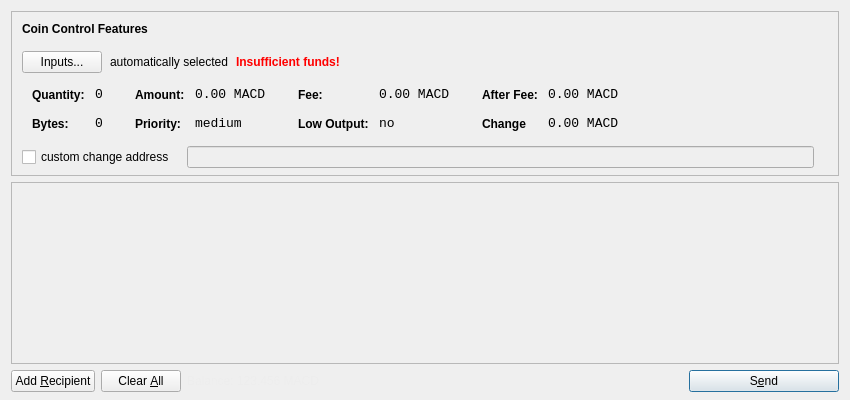
<?xml version="1.0" encoding="UTF-8"?>
<ui version="4.0">
 <class>SendCoinsDialog</class>
 <widget class="QDialog" name="SendCoinsDialog">
  <property name="geometry">
   <rect>
    <x>0</x>
    <y>0</y>
    <width>850</width>
    <height>400</height>
   </rect>
  </property>
  <property name="windowTitle">
   <string>Send Coins</string>
  </property>
  <property name="autoFillBackground">
   <bool>true</bool>
  </property>
  <property name="locale">
   <locale language="English" country="UnitedStates"/>
  </property>
  <layout class="QVBoxLayout" name="verticalLayout" stretch="0,1,0">
   <property name="bottomMargin">
    <number>8</number>
   </property>
   <item>
    <widget class="QFrame" name="frameCoinControl">
     <property name="sizePolicy">
      <sizepolicy hsizetype="Expanding" vsizetype="Expanding">
       <horstretch>0</horstretch>
       <verstretch>0</verstretch>
      </sizepolicy>
     </property>
     <property name="maximumSize">
      <size>
       <width>16777215</width>
       <height>16777215</height>
      </size>
     </property>
     <property name="frameShape">
      <enum>QFrame::StyledPanel</enum>
     </property>
     <property name="frameShadow">
      <enum>QFrame::Sunken</enum>
     </property>
     <layout class="QVBoxLayout" name="verticalLayoutCoinControl2">
      <property name="spacing">
       <number>6</number>
      </property>
      <property name="leftMargin">
       <number>0</number>
      </property>
      <property name="topMargin">
       <number>0</number>
      </property>
      <property name="rightMargin">
       <number>0</number>
      </property>
      <property name="bottomMargin">
       <number>6</number>
      </property>
      <item>
       <layout class="QVBoxLayout" name="verticalLayoutCoinControl" stretch="0,0,0,0,1">
        <property name="spacing">
         <number>0</number>
        </property>
        <property name="leftMargin">
         <number>10</number>
        </property>
        <property name="topMargin">
         <number>10</number>
        </property>
        <item>
         <layout class="QHBoxLayout" name="horizontalLayoutCoinControl1">
          <property name="bottomMargin">
           <number>15</number>
          </property>
          <item>
           <widget class="QLabel" name="labelCoinControlFeatures">
            <property name="sizePolicy">
             <sizepolicy hsizetype="Preferred" vsizetype="Maximum">
              <horstretch>0</horstretch>
              <verstretch>0</verstretch>
             </sizepolicy>
            </property>
            <property name="font">
             <font>
              <weight>75</weight>
              <bold>true</bold>
             </font>
            </property>
            <property name="styleSheet">
             <string notr="true">font-weight:bold;</string>
            </property>
            <property name="text">
             <string>Coin Control Features</string>
            </property>
           </widget>
          </item>
         </layout>
        </item>
        <item>
         <layout class="QHBoxLayout" name="horizontalLayoutCoinControl2" stretch="0,0,0,0">
          <property name="spacing">
           <number>8</number>
          </property>
          <property name="bottomMargin">
           <number>10</number>
          </property>
          <item>
           <widget class="QPushButton" name="pushButtonCoinControl">
            <property name="styleSheet">
             <string notr="true"/>
            </property>
            <property name="text">
             <string>Inputs...</string>
            </property>
           </widget>
          </item>
          <item>
           <widget class="QLabel" name="labelCoinControlAutomaticallySelected">
            <property name="text">
             <string>automatically selected</string>
            </property>
            <property name="margin">
             <number>5</number>
            </property>
           </widget>
          </item>
          <item>
           <widget class="QLabel" name="labelCoinControlInsuffFunds">
            <property name="font">
             <font>
              <weight>75</weight>
              <bold>true</bold>
             </font>
            </property>
            <property name="styleSheet">
             <string notr="true">color:red;font-weight:bold;</string>
            </property>
            <property name="text">
             <string>Insufficient funds!</string>
            </property>
            <property name="margin">
             <number>5</number>
            </property>
           </widget>
          </item>
          <item>
           <spacer name="horizontalSpacerCoinControl">
            <property name="orientation">
             <enum>Qt::Horizontal</enum>
            </property>
            <property name="sizeHint" stdset="0">
             <size>
              <width>40</width>
              <height>1</height>
             </size>
            </property>
           </spacer>
          </item>
         </layout>
        </item>
        <item>
         <widget class="QWidget" name="widgetCoinControl" native="true">
          <property name="sizePolicy">
           <sizepolicy hsizetype="Preferred" vsizetype="Preferred">
            <horstretch>0</horstretch>
            <verstretch>0</verstretch>
           </sizepolicy>
          </property>
          <property name="minimumSize">
           <size>
            <width>0</width>
            <height>0</height>
           </size>
          </property>
          <property name="styleSheet">
           <string notr="true"/>
          </property>
          <layout class="QHBoxLayout" name="horizontalLayoutCoinControl5">
           <property name="leftMargin">
            <number>0</number>
           </property>
           <property name="topMargin">
            <number>0</number>
           </property>
           <property name="rightMargin">
            <number>0</number>
           </property>
           <property name="bottomMargin">
            <number>0</number>
           </property>
           <item>
            <layout class="QHBoxLayout" name="horizontalLayoutCoinControl3" stretch="0,0,0,1">
             <property name="spacing">
              <number>20</number>
             </property>
             <property name="topMargin">
              <number>0</number>
             </property>
             <property name="bottomMargin">
              <number>10</number>
             </property>
             <item>
              <layout class="QFormLayout" name="formLayoutCoinControl1">
               <property name="horizontalSpacing">
                <number>10</number>
               </property>
               <property name="verticalSpacing">
                <number>14</number>
               </property>
               <property name="leftMargin">
                <number>10</number>
               </property>
               <property name="topMargin">
                <number>4</number>
               </property>
               <property name="rightMargin">
                <number>6</number>
               </property>
               <item row="0" column="0">
                <widget class="QLabel" name="labelCoinControlQuantityText">
                 <property name="styleSheet">
                  <string notr="true">font-weight:bold;</string>
                 </property>
                 <property name="text">
                  <string>Quantity:</string>
                 </property>
                 <property name="margin">
                  <number>0</number>
                 </property>
                </widget>
               </item>
               <item row="0" column="1">
                <widget class="QLabel" name="labelCoinControlQuantity">
                 <property name="font">
                  <font>
                   <family>Monospace</family>
                   <pointsize>10</pointsize>
                  </font>
                 </property>
                 <property name="cursor">
                  <cursorShape>IBeamCursor</cursorShape>
                 </property>
                 <property name="contextMenuPolicy">
                  <enum>Qt::ActionsContextMenu</enum>
                 </property>
                 <property name="text">
                  <string>0</string>
                 </property>
                 <property name="margin">
                  <number>0</number>
                 </property>
                 <property name="textInteractionFlags">
                  <set>Qt::LinksAccessibleByMouse|Qt::TextSelectableByKeyboard|Qt::TextSelectableByMouse</set>
                 </property>
                </widget>
               </item>
               <item row="1" column="0">
                <widget class="QLabel" name="labelCoinControlBytesText">
                 <property name="styleSheet">
                  <string notr="true">font-weight:bold;</string>
                 </property>
                 <property name="text">
                  <string>Bytes:</string>
                 </property>
                </widget>
               </item>
               <item row="1" column="1">
                <widget class="QLabel" name="labelCoinControlBytes">
                 <property name="font">
                  <font>
                   <family>Monospace</family>
                   <pointsize>10</pointsize>
                  </font>
                 </property>
                 <property name="cursor">
                  <cursorShape>IBeamCursor</cursorShape>
                 </property>
                 <property name="contextMenuPolicy">
                  <enum>Qt::ActionsContextMenu</enum>
                 </property>
                 <property name="text">
                  <string>0</string>
                 </property>
                 <property name="textInteractionFlags">
                  <set>Qt::LinksAccessibleByMouse|Qt::TextSelectableByKeyboard|Qt::TextSelectableByMouse</set>
                 </property>
                </widget>
               </item>
              </layout>
             </item>
             <item>
              <layout class="QFormLayout" name="formLayoutCoinControl2">
               <property name="horizontalSpacing">
                <number>10</number>
               </property>
               <property name="verticalSpacing">
                <number>14</number>
               </property>
               <property name="leftMargin">
                <number>6</number>
               </property>
               <property name="topMargin">
                <number>4</number>
               </property>
               <property name="rightMargin">
                <number>6</number>
               </property>
               <item row="0" column="0">
                <widget class="QLabel" name="labelCoinControlAmountText">
                 <property name="styleSheet">
                  <string notr="true">font-weight:bold;</string>
                 </property>
                 <property name="text">
                  <string>Amount:</string>
                 </property>
                 <property name="margin">
                  <number>0</number>
                 </property>
                </widget>
               </item>
               <item row="0" column="1">
                <widget class="QLabel" name="labelCoinControlAmount">
                 <property name="font">
                  <font>
                   <family>Monospace</family>
                   <pointsize>10</pointsize>
                  </font>
                 </property>
                 <property name="cursor">
                  <cursorShape>IBeamCursor</cursorShape>
                 </property>
                 <property name="contextMenuPolicy">
                  <enum>Qt::ActionsContextMenu</enum>
                 </property>
                 <property name="text">
                  <string>0.00 MACD</string>
                 </property>
                 <property name="textInteractionFlags">
                  <set>Qt::LinksAccessibleByMouse|Qt::TextSelectableByKeyboard|Qt::TextSelectableByMouse</set>
                 </property>
                </widget>
               </item>
               <item row="1" column="0">
                <widget class="QLabel" name="labelCoinControlPriorityText">
                 <property name="styleSheet">
                  <string notr="true">font-weight:bold;</string>
                 </property>
                 <property name="text">
                  <string>Priority:</string>
                 </property>
                </widget>
               </item>
               <item row="1" column="1">
                <widget class="QLabel" name="labelCoinControlPriority">
                 <property name="font">
                  <font>
                   <family>Monospace</family>
                   <pointsize>10</pointsize>
                  </font>
                 </property>
                 <property name="cursor">
                  <cursorShape>IBeamCursor</cursorShape>
                 </property>
                 <property name="contextMenuPolicy">
                  <enum>Qt::ActionsContextMenu</enum>
                 </property>
                 <property name="text">
                  <string>medium</string>
                 </property>
                 <property name="textInteractionFlags">
                  <set>Qt::LinksAccessibleByMouse|Qt::TextSelectableByKeyboard|Qt::TextSelectableByMouse</set>
                 </property>
                </widget>
               </item>
              </layout>
             </item>
             <item>
              <layout class="QFormLayout" name="formLayoutCoinControl3">
               <property name="horizontalSpacing">
                <number>10</number>
               </property>
               <property name="verticalSpacing">
                <number>14</number>
               </property>
               <property name="leftMargin">
                <number>6</number>
               </property>
               <property name="topMargin">
                <number>4</number>
               </property>
               <property name="rightMargin">
                <number>6</number>
               </property>
               <item row="0" column="0">
                <widget class="QLabel" name="labelCoinControlFeeText">
                 <property name="styleSheet">
                  <string notr="true">font-weight:bold;</string>
                 </property>
                 <property name="text">
                  <string>Fee:</string>
                 </property>
                 <property name="margin">
                  <number>0</number>
                 </property>
                </widget>
               </item>
               <item row="0" column="1">
                <widget class="QLabel" name="labelCoinControlFee">
                 <property name="font">
                  <font>
                   <family>Monospace</family>
                   <pointsize>10</pointsize>
                  </font>
                 </property>
                 <property name="cursor">
                  <cursorShape>IBeamCursor</cursorShape>
                 </property>
                 <property name="contextMenuPolicy">
                  <enum>Qt::ActionsContextMenu</enum>
                 </property>
                 <property name="text">
                  <string>0.00 MACD</string>
                 </property>
                 <property name="textInteractionFlags">
                  <set>Qt::LinksAccessibleByMouse|Qt::TextSelectableByKeyboard|Qt::TextSelectableByMouse</set>
                 </property>
                </widget>
               </item>
               <item row="1" column="0">
                <widget class="QLabel" name="labelCoinControlLowOutputText">
                 <property name="styleSheet">
                  <string notr="true">font-weight:bold;</string>
                 </property>
                 <property name="text">
                  <string>Low Output:</string>
                 </property>
                </widget>
               </item>
               <item row="1" column="1">
                <widget class="QLabel" name="labelCoinControlLowOutput">
                 <property name="font">
                  <font>
                   <family>Monospace</family>
                   <pointsize>10</pointsize>
                  </font>
                 </property>
                 <property name="cursor">
                  <cursorShape>IBeamCursor</cursorShape>
                 </property>
                 <property name="contextMenuPolicy">
                  <enum>Qt::ActionsContextMenu</enum>
                 </property>
                 <property name="text">
                  <string>no</string>
                 </property>
                 <property name="textInteractionFlags">
                  <set>Qt::LinksAccessibleByMouse|Qt::TextSelectableByKeyboard|Qt::TextSelectableByMouse</set>
                 </property>
                </widget>
               </item>
              </layout>
             </item>
             <item>
              <layout class="QFormLayout" name="formLayoutCoinControl4">
               <property name="horizontalSpacing">
                <number>10</number>
               </property>
               <property name="verticalSpacing">
                <number>14</number>
               </property>
               <property name="leftMargin">
                <number>6</number>
               </property>
               <property name="topMargin">
                <number>4</number>
               </property>
               <property name="rightMargin">
                <number>6</number>
               </property>
               <item row="0" column="0">
                <widget class="QLabel" name="labelCoinControlAfterFeeText">
                 <property name="styleSheet">
                  <string notr="true">font-weight:bold;</string>
                 </property>
                 <property name="text">
                  <string>After Fee:</string>
                 </property>
                 <property name="margin">
                  <number>0</number>
                 </property>
                </widget>
               </item>
               <item row="0" column="1">
                <widget class="QLabel" name="labelCoinControlAfterFee">
                 <property name="font">
                  <font>
                   <family>Monospace</family>
                   <pointsize>10</pointsize>
                  </font>
                 </property>
                 <property name="cursor">
                  <cursorShape>IBeamCursor</cursorShape>
                 </property>
                 <property name="contextMenuPolicy">
                  <enum>Qt::ActionsContextMenu</enum>
                 </property>
                 <property name="text">
                  <string>0.00 MACD</string>
                 </property>
                 <property name="textInteractionFlags">
                  <set>Qt::LinksAccessibleByMouse|Qt::TextSelectableByKeyboard|Qt::TextSelectableByMouse</set>
                 </property>
                </widget>
               </item>
               <item row="1" column="0">
                <widget class="QLabel" name="labelCoinControlChangeText">
                 <property name="styleSheet">
                  <string notr="true">font-weight:bold;</string>
                 </property>
                 <property name="text">
                  <string>Change</string>
                 </property>
                </widget>
               </item>
               <item row="1" column="1">
                <widget class="QLabel" name="labelCoinControlChange">
                 <property name="font">
                  <font>
                   <family>Monospace</family>
                   <pointsize>10</pointsize>
                  </font>
                 </property>
                 <property name="cursor">
                  <cursorShape>IBeamCursor</cursorShape>
                 </property>
                 <property name="contextMenuPolicy">
                  <enum>Qt::ActionsContextMenu</enum>
                 </property>
                 <property name="text">
                  <string>0.00 MACD</string>
                 </property>
                 <property name="textInteractionFlags">
                  <set>Qt::LinksAccessibleByMouse|Qt::TextSelectableByKeyboard|Qt::TextSelectableByMouse</set>
                 </property>
                </widget>
               </item>
              </layout>
             </item>
            </layout>
           </item>
          </layout>
         </widget>
        </item>
        <item>
         <layout class="QHBoxLayout" name="horizontalLayoutCoinControl4" stretch="0,0,0">
          <property name="spacing">
           <number>12</number>
          </property>
          <property name="sizeConstraint">
           <enum>QLayout::SetDefaultConstraint</enum>
          </property>
          <property name="topMargin">
           <number>5</number>
          </property>
          <property name="rightMargin">
           <number>5</number>
          </property>
          <item>
           <widget class="QCheckBox" name="checkBoxCoinControlChange">
            <property name="text">
             <string>custom change address</string>
            </property>
           </widget>
          </item>
          <item>
           <widget class="QLineEdit" name="lineEditCoinControlChange">
            <property name="enabled">
             <bool>false</bool>
            </property>
            <property name="sizePolicy">
             <sizepolicy hsizetype="Expanding" vsizetype="Fixed">
              <horstretch>0</horstretch>
              <verstretch>0</verstretch>
             </sizepolicy>
            </property>
           </widget>
          </item>
          <item>
           <widget class="QLabel" name="labelCoinControlChangeLabel">
            <property name="sizePolicy">
             <sizepolicy hsizetype="Preferred" vsizetype="Expanding">
              <horstretch>0</horstretch>
              <verstretch>0</verstretch>
             </sizepolicy>
            </property>
            <property name="minimumSize">
             <size>
              <width>0</width>
              <height>0</height>
             </size>
            </property>
            <property name="text">
             <string/>
            </property>
            <property name="margin">
             <number>3</number>
            </property>
           </widget>
          </item>
         </layout>
        </item>
        <item>
         <spacer name="verticalSpacerCoinControl">
          <property name="orientation">
           <enum>Qt::Vertical</enum>
          </property>
          <property name="sizeHint" stdset="0">
           <size>
            <width>800</width>
            <height>1</height>
           </size>
          </property>
         </spacer>
        </item>
       </layout>
      </item>
     </layout>
    </widget>
   </item>
   <item>
    <widget class="QScrollArea" name="scrollArea">
     <property name="widgetResizable">
      <bool>true</bool>
     </property>
     <widget class="QWidget" name="scrollAreaWidgetContents">
      <property name="geometry">
       <rect>
        <x>0</x>
        <y>0</y>
        <width>824</width>
        <height>141</height>
       </rect>
      </property>
      <layout class="QVBoxLayout" name="verticalLayout_2">
       <property name="leftMargin">
        <number>0</number>
       </property>
       <property name="topMargin">
        <number>0</number>
       </property>
       <property name="rightMargin">
        <number>0</number>
       </property>
       <property name="bottomMargin">
        <number>0</number>
       </property>
       <item>
        <layout class="QVBoxLayout" name="entries">
         <property name="spacing">
          <number>6</number>
         </property>
        </layout>
       </item>
       <item>
        <spacer name="verticalSpacer">
         <property name="orientation">
          <enum>Qt::Vertical</enum>
         </property>
         <property name="sizeHint" stdset="0">
          <size>
           <width>20</width>
           <height>40</height>
          </size>
         </property>
        </spacer>
       </item>
      </layout>
     </widget>
    </widget>
   </item>
   <item>
    <layout class="QHBoxLayout" name="horizontalLayout">
     <item>
      <widget class="QPushButton" name="addButton">
       <property name="toolTip">
        <string>Send to multiple recipients at once</string>
       </property>
       <property name="text">
        <string>Add &amp;Recipient</string>
       </property>
       <property name="icon">
        <iconset resource="../bitcoin.qrc">
         <normaloff>:/icons/add</normaloff>:/icons/add</iconset>
       </property>
       <property name="autoDefault">
        <bool>false</bool>
       </property>
      </widget>
     </item>
     <item>
      <widget class="QPushButton" name="clearButton">
       <property name="sizePolicy">
        <sizepolicy hsizetype="Minimum" vsizetype="Fixed">
         <horstretch>0</horstretch>
         <verstretch>0</verstretch>
        </sizepolicy>
       </property>
       <property name="toolTip">
        <string>Remove all transaction fields</string>
       </property>
       <property name="text">
        <string>Clear &amp;All</string>
       </property>
       <property name="icon">
        <iconset resource="../bitcoin.qrc">
         <normaloff>:/icons/remove</normaloff>:/icons/remove</iconset>
       </property>
       <property name="autoRepeatDelay">
        <number>300</number>
       </property>
       <property name="autoDefault">
        <bool>false</bool>
       </property>
      </widget>
     </item>
     <item>
      <layout class="QHBoxLayout" name="horizontalLayout_2">
       <property name="spacing">
        <number>3</number>
       </property>
       <item>
        <widget class="QLabel" name="label">
         <property name="sizePolicy">
          <sizepolicy hsizetype="Preferred" vsizetype="Fixed">
           <horstretch>0</horstretch>
           <verstretch>0</verstretch>
          </sizepolicy>
         </property>
         <property name="styleSheet">
          <string notr="true">#label { color: #ededed; }</string>
         </property>
         <property name="text">
          <string>Balance:</string>
         </property>
        </widget>
       </item>
       <item>
        <widget class="QLabel" name="labelBalance">
         <property name="sizePolicy">
          <sizepolicy hsizetype="Preferred" vsizetype="Fixed">
           <horstretch>0</horstretch>
           <verstretch>0</verstretch>
          </sizepolicy>
         </property>
         <property name="cursor">
          <cursorShape>IBeamCursor</cursorShape>
         </property>
         <property name="styleSheet">
          <string notr="true">#labelBalance { color: #ededed; }</string>
         </property>
         <property name="text">
          <string>123.456 MACD</string>
         </property>
         <property name="textInteractionFlags">
          <set>Qt::LinksAccessibleByMouse|Qt::TextSelectableByKeyboard|Qt::TextSelectableByMouse</set>
         </property>
        </widget>
       </item>
      </layout>
     </item>
     <item>
      <spacer name="horizontalSpacer">
       <property name="orientation">
        <enum>Qt::Horizontal</enum>
       </property>
       <property name="sizeHint" stdset="0">
        <size>
         <width>40</width>
         <height>20</height>
        </size>
       </property>
      </spacer>
     </item>
     <item>
      <widget class="QPushButton" name="sendButton">
       <property name="minimumSize">
        <size>
         <width>150</width>
         <height>0</height>
        </size>
       </property>
       <property name="toolTip">
        <string>Confirm the send action</string>
       </property>
       <property name="text">
        <string>S&amp;end</string>
       </property>
       <property name="icon">
        <iconset resource="../bitcoin.qrc">
         <normaloff>:/icons/send</normaloff>:/icons/send</iconset>
       </property>
       <property name="default">
        <bool>true</bool>
       </property>
      </widget>
     </item>
    </layout>
   </item>
  </layout>
 </widget>
 <resources>
  <include location="../bitcoin.qrc"/>
 </resources>
 <connections/>
</ui>
